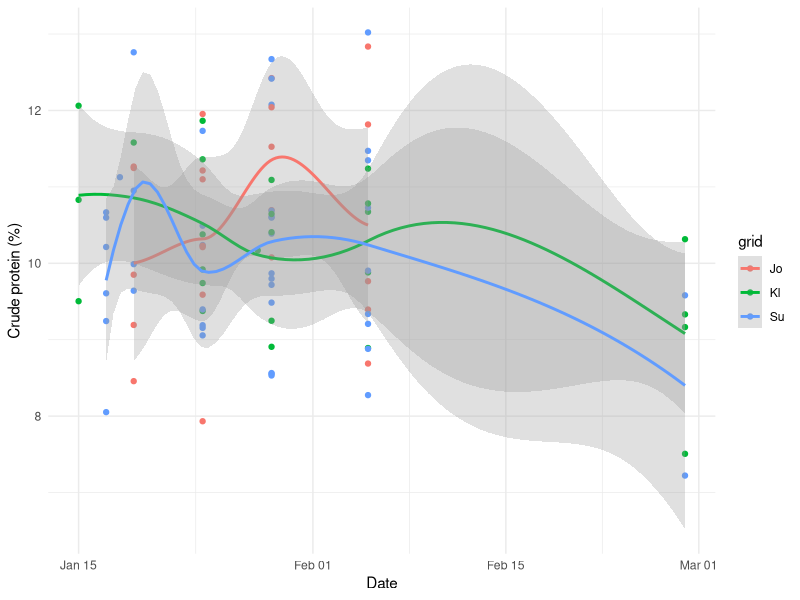

Recreate this plot in R.

library(data.table)
library(ggplot2)
library(ggeffects)
library(lubridate)

fec <- fread("Input/fecal_CP.csv")

#fill in missing DMs
meandm <- fec[, mean(DM, na.rm = TRUE)]
fec[is.na(DM), DM := meandm]
fec[is.na(CP_F), CP_F := CP_AI/DM]

#take grid and date from sample column
fec[, date := tstrsplit(Sample, " ", keep = 2)]
fec[, loc := tstrsplit(Sample, " ", keep = 1)]
fec[, date := dmy(date)]

fec[loc == "BT" | loc == "JO", grid := "Jo"]
fec[loc == "KL" | loc == "KW", grid := "Kl"]
fec[loc == 'LL' | loc == "RL" | loc == "SU", grid := "Su" ]
fec[loc == "AG", grid := "AG"]


fecals <- 
  ggplot(fec[!grid == "AG"])+
  geom_point(aes(x = date, y = CP_F, color = grid))+
  geom_smooth(aes(x = date, y = CP_F, group = grid, color = grid), alpha = .3)+
  labs(y = "Crude protein (%)", x = "Date")+
  theme_minimal()


ggsave("Output/Figures/fecal_protein.jpeg", fecals, width = 6, height = 4, unit = "in")
